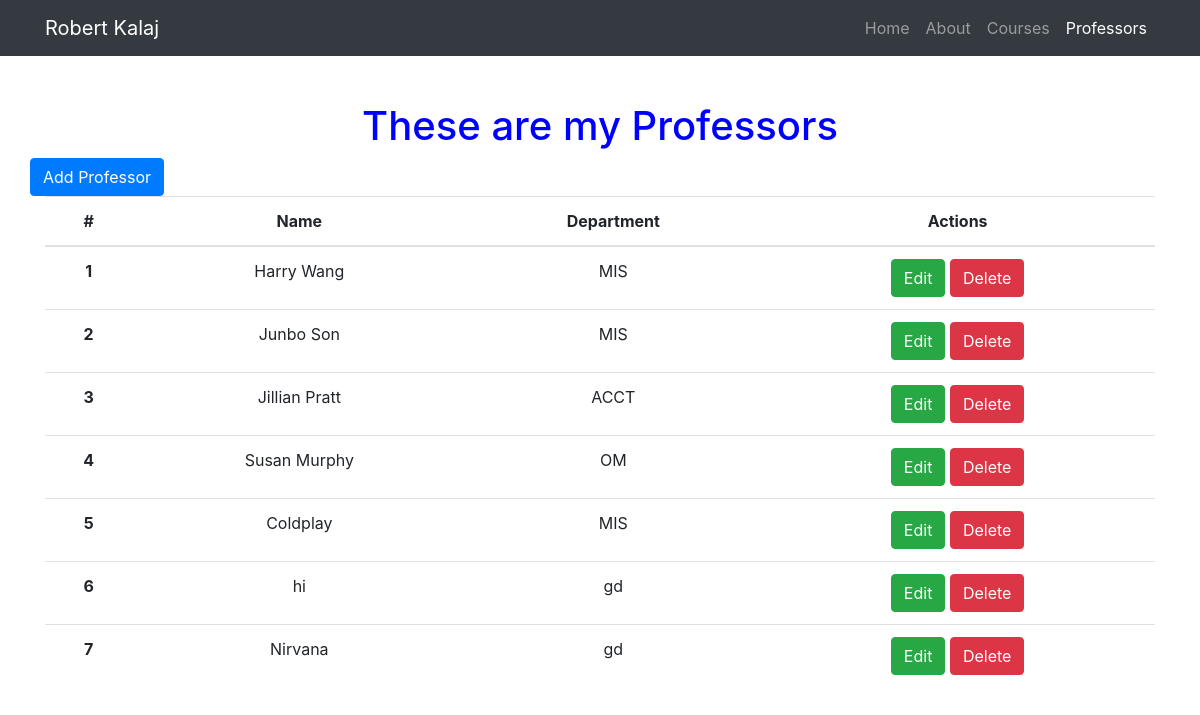
The app's page /profs, older data.
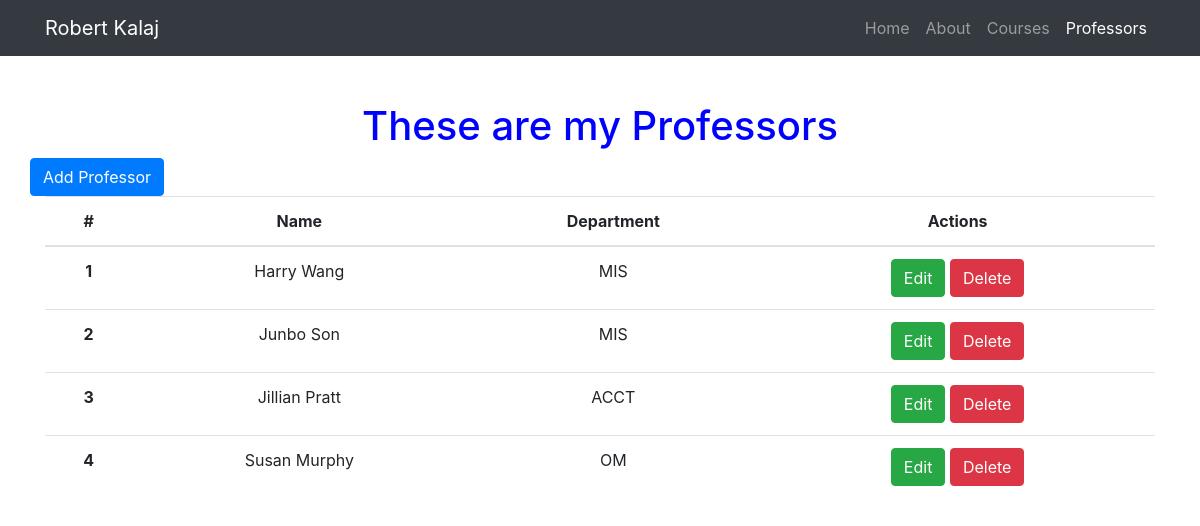
The same page, newer data.
### myresume.py (models this page shows)
class Prof(db.Model):
    __tablename__ = 'prof'
    id = db.Column(db.Integer, primary_key=True)
    name = db.Column(db.String(64))
    department = db.Column(db.Text)
    courses = db.relationship('Courses', backref='prof', cascade="delete")

### myresume.py (the view)
@app.route('/profs')
def get_prof():
    prof = Prof.query.all()
    return render_template('profs.html', prof=prof)

### templates/profs.html (shortened to what this page needs)
{% extends "home-base.html" %}
{% block head %}
{{super()}}
{% endblock %}
{% block active_tab %}
<li class="nav-item">
  <a class="nav-link" href="/">Home</a>
</li>
<li class="nav-item">
  <a class="nav-link" href="/about">About</a>
</li>
<li class="nav-item">
  <a class="nav-link" href="/courses">Courses</a>
</li>
<li class="nav-item active">
  <a class="nav-link" href="/profs">Professors</a>
</li>
{% endblock %}
{% block page_content %}
<div class="container">
  <div class="row">
    <div class="col-lg-12 text-center">
      <h1 class="mt-5">These are my Professors</h1>
      <div class="row bottom-margin">
        <a href="/profs/add" class="btn btn-primary" role="button" aria-disabled="true">Add Professor</a>
      </div>
      {% if prof %}
        <table class="table">
          <thead>
            <tr>
              <th>#</th>
              <th>Name</th>
              <th>Department</th>
              <th>Actions</th>
            </tr>
          </thead>
          <tbody>
        {% for prof in prof %}
        <tr>
            <th scope="row">{{prof.id}}</th>
            <td>{{prof.name}}</td>
            <td>{{prof.department}}</td>
            <td>
              <a href="/profs/edit/{{prof.id}}" class="btn btn-success" role="button">Edit</a>
              <a href="/profs/delete/{{prof.id}}" class="btn btn-danger" role="button">Delete</a>
            </td>
        </tr>
        {% endfor%}
      </tbody>
    </table>
  {% endif %}
{% endblock %}

### templates/home-base.html (shortened to what this page needs)
<!DOCTYPE html>
<html>
  <head>
    {% block head %}
      <link rel="stylesheet" href="https://maxcdn.bootstrapcdn.com/bootstrap/4.0.0-beta.2/css/bootstrap.min.css">
      <link rel="stylesheet" href="https://maxcdn.bootstrapcdn.com/font-awesome/4.7.0/css/font-awesome.min.css">
    {% endblock %}
  </head>
  <body>
      <nav class="navbar navbar-expand-lg navbar-dark bg-dark fixed-top">
        <div class="container">
          <a class="navbar-brand" href="#">Robert Kalaj</a>
          <div class="collapse navbar-collapse" id="navbarResponsive">
            <ul class="navbar-nav ml-auto">
              {% block active_tab %}
              {% endblock %}
            </ul>
          </div>
        </div>
      </nav>
    {% block page_content %}
    {% endblock %}
  </body>
</html>

### templates/profs.html (style rules this page uses)
h1 { color:blue; }

### templates/home-base.html (style rules this page uses)
body { padding-top: 54px; }

Row changes from the older to the newer data that the page shows:
removed Prof: id "5", name "Coldplay", department "MIS"
removed Prof: id "6", name "hi", department "gd"
removed Prof: id "7", name "Nirvana", department "gd"
